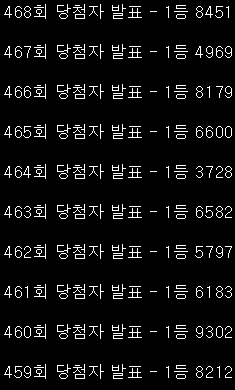
#> input picture Cropped_data/out3.png, 235 x 390 px
$ python data_extract.py
#> lines starting #> are read from the running program, lines starting #| are printed output that depends on the picture; after the words box and inside, x2 and y2 are one past the last pixel; in counts of white or black regions, pixels touching at a corner belong together
import sys

import numpy as np
import cv2

im = cv2.imread('Cropped_data/' + 'out' + str(3) + '.png')
#> im is the input picture: shape (390, 235, 3); 6.4% white in thin lines or dots
#im = cv2.imread('out' + str(3) + '.png')
im3 = im.copy()

gray = cv2.cvtColor(im,cv2.COLOR_BGR2GRAY)
#> gray: shape (390, 235); 6.4% white in thin lines or dots
#blur = cv2.GaussianBlur(gray,(5,5),0)
#thresh, _ = cv2.threshold(im,255,0,cv2.THRESH_BINARY)
thresh = cv2.resize(gray, None, fx=2, fy=2, interpolation=cv2.INTER_AREA)
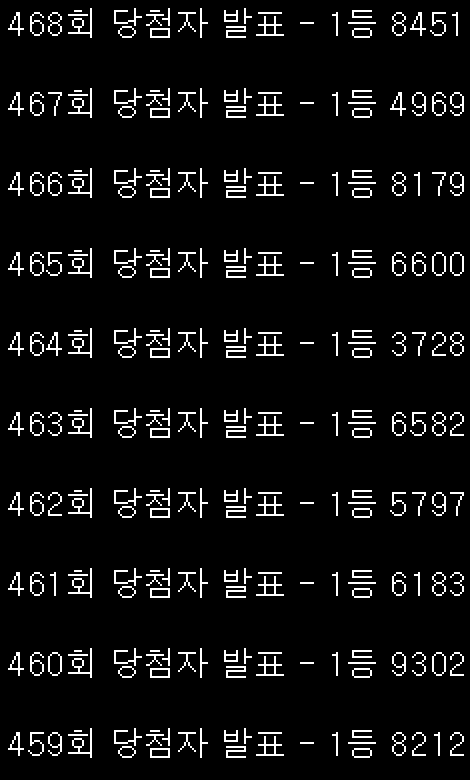
#> thresh: shape (780, 470); 6.4% white in thin lines or dots
im_resize = cv2.resize(im, None, fx=2, fy=2, interpolation=cv2.INTER_AREA)
#> im_resize: shape (780, 470, 3); 6.4% white in thin lines or dots

contours, hierarchy = cv2.findContours(thresh, cv2.RETR_LIST, cv2.CHAIN_APPROX_SIMPLE)
#> contours = 392 contours, 40 with area under 20; largest, box (x1, y1, x2, y2) and area: (432, 652, 446, 676) 255, (48, 652, 62, 676) 255, (450, 252, 464, 276) 255, (432, 252, 446, 276) 255, (392, 732, 406, 756) 219

samples = np.empty((0, 100))
responses = []
keys = [i for i in range(1114032, 1114042)]

for cnt in contours:
    if cv2.contourArea(cnt)>2:
        [x,y,w,h] = cv2.boundingRect(cnt)
        # h>12, h<25, w<80
        print(w, h)
        if h == 24 and w > 5:
            cv2.rectangle(im_resize,(x,y),(x+w,y+h),(0,0,255),1)
            roi = thresh[y:y+h,x:x+w]
            roismall = cv2.resize(roi, (10, 10))
            cv2.imshow('norm',im_resize)
            key = cv2.waitKey(0)

            if key == 1048603:  # (escape to quit)
                sys.exit()
            elif key in keys:
                print(int(chr(key - 1113984)))
                responses.append(int(chr(key - 1113984)))
                sample = roismall.reshape((1,100))
                samples = np.append(samples,sample,0)
#> this loop made 392 passes; (key Esc is pressed on pass 20)
#> (cnt, x, y, w, h) on passes 4, 10, 11, 18, 25, 32, 33, 42, 47, 48: ([[150, 748], [150, 757], [169, 757], [169, 748]], 150, 748, 20, 10), ([[348, 742], [348, 743], [375, 743], [375, 742]], 348, 742, 28, 2), ([[300, 742], [300, 743], [313, 743], [313, 742]], 300, 742, 14, 2), ([[68, 734], [68, 735], [87, 735], [87, 734]], 68, 734, 20, 2), ([[258, 732], [258, 733], [281, 733], [281, 732]], 258, 732, 24, 2), ([[150, 730], [150, 731], [159, 731], [159, 730]], 150, 730, 10, 2), ([[74, 730], [74, 731], [81, 731], [81, 730]], 74, 730, 8, 2), ([[150, 668], [150, 677], [169, 677], [169, 668]], 150, 668, 20, 10), ([[348, 662], [348, 663], [375, 663], [375, 662]], 348, 662, 28, 2), ([[300, 662], [300, 663], [313, 663], [313, 662]], 300, 662, 14, 2)
#> (x, y, w, h) on passes 1, 2, 3, 5, 6, 7: (353, 749, 18, 8), (151, 749, 18, 8), (352, 748, 20, 10), (119, 747, 16, 10), (265, 745, 10, 10), (226, 746, 20, 12)
#| 18 8
#| 18 8
#| 20 10
#| 20 10
#| 16 10
#| 10 10
#| 20 12
#| 18 12
#> (further printed lines are left out)
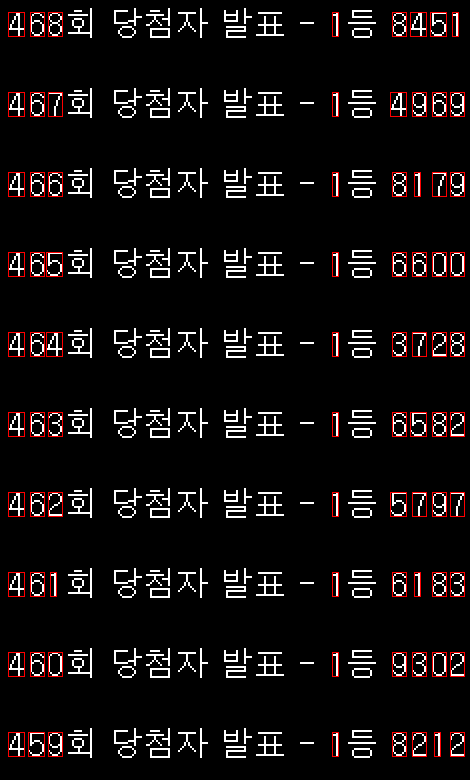
#> im_resize: shape (780, 470, 3); mean B, G, R 15.6, 15.6, 19.7
#> after the loop, responses = []

responses = np.array(responses,np.float32)
#> responses = empty array
responses = responses.reshape((responses.size, 1))
print("training complete")

np.savetxt('generalsamples.data', samples)
np.savetxt('generalresponses.data', responses)

$ run again, with Cropped_data/out1.png copied over Cropped_data/out3.png
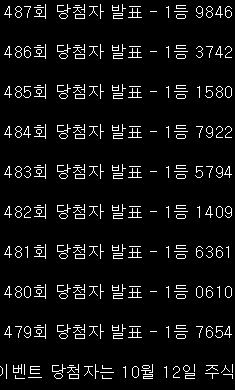
#> input picture Cropped_data/out1.png, 235 x 390 px
#> im is the input picture: shape (390, 235, 3); 6.4% white in thin lines or dots
#> gray: shape (390, 235); 6.4% white in thin lines or dots
#> `thresh = cv2.resize(gray, None, fx=2, fy=2, interpolation=cv2.INTER_AR..`:
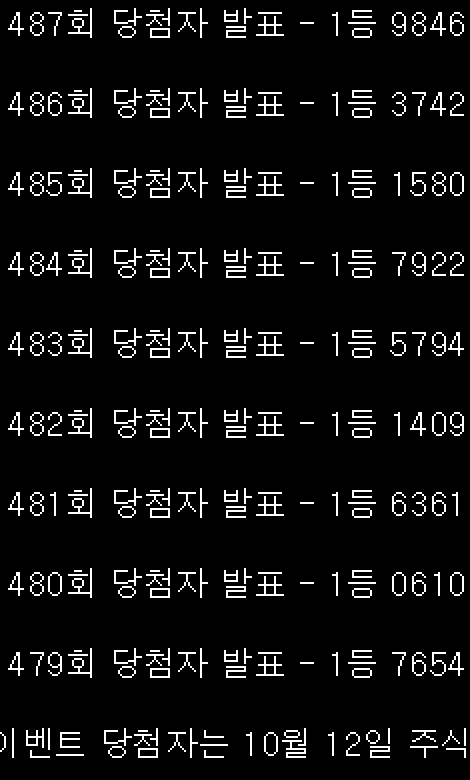
#> thresh: shape (780, 470); 6.4% white in thin lines or dots
#> contours = 396 contours, 41 with area under 20; largest, box (x1, y1, x2, y2) and area: (264, 732, 278, 756) 255, (450, 572, 464, 596) 255, (392, 572, 406, 596) 255, (48, 572, 62, 596) 255, (432, 412, 446, 436) 255
#> the loop `for cnt in contours:` made 396 passes; (key Esc is pressed on pass 17)
#> (cnt, x, y, w, h) on passes 1, 6, 11, 30, 31, 32: ([[56, 754], [56, 755], [83, 755], [83, 754]], 56, 754, 28, 2), ([[138, 748], [138, 757], [157, 757], [157, 748]], 138, 748, 20, 10), ([[200, 744], [200, 745], [227, 745], [227, 744]], 200, 744, 28, 2), ([[138, 730], [138, 731], [147, 731], [147, 730]], 138, 730, 10, 2), ([[464, 728], [464, 745], [465, 745], [465, 728]], 464, 728, 2, 18), ([[388, 728], [388, 743], [389, 743], [389, 728]], 388, 728, 2, 16)
#> (printed output is left out)
#> after the loop `for cnt in contours:`:
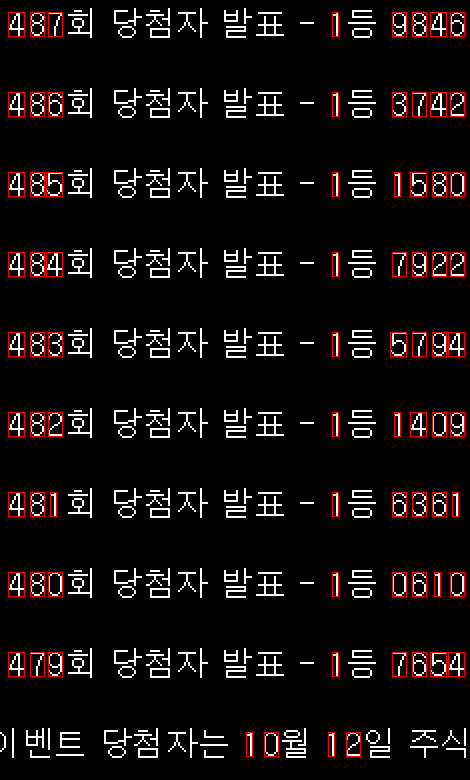
#> im_resize: shape (780, 470, 3); mean B, G, R 15.7, 15.7, 19.6
#> after the loop `for cnt in contours:`: responses = []
#> `responses = np.array(responses,np.float32)`: responses = empty array

$ run again, with Cropped_data/out10.png copied over Cropped_data/out3.png
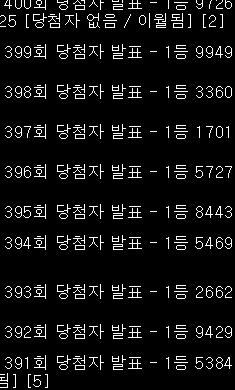
#> input picture Cropped_data/out10.png, 235 x 390 px
#> im is the input picture: shape (390, 235, 3); 7% white in thin lines or dots
#> gray: shape (390, 235); 7% white in thin lines or dots
#> `thresh = cv2.resize(gray, None, fx=2, fy=2, interpolation=cv2.INTER_AR..`:
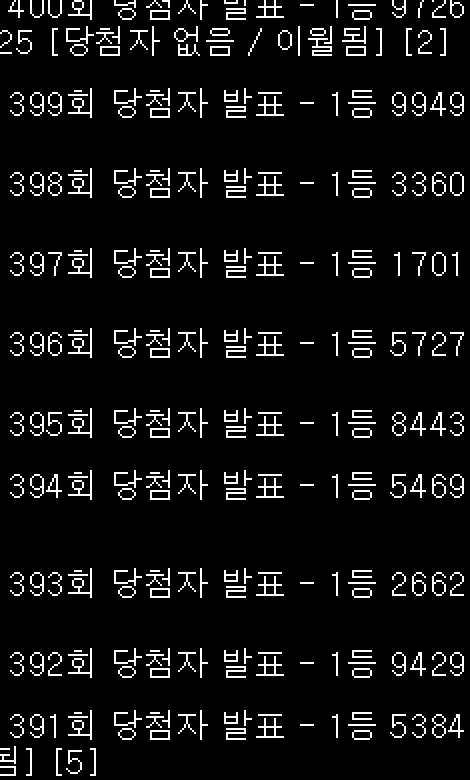
#> thresh: shape (780, 470); 7% white in thin lines or dots
#> contours = 417 contours, 49 with area under 20; largest, box (x1, y1, x2, y2) and area: (432, 252, 446, 276) 255, (450, 172, 464, 196) 255, (432, 714, 446, 738) 219, (392, 412, 406, 436) 219, (48, 172, 62, 196) 219
#> the loop `for cnt in contours:` made 417 passes; (key Esc is pressed on pass 2)
#> (cnt, x, y, w, h) on passes 6, 11, 17, 18, 25, 32: ([[0, 748], [0, 749], [9, 749], [9, 748]], 0, 748, 10, 2), ([[150, 730], [150, 739], [169, 739], [169, 730]], 150, 730, 20, 10), ([[348, 724], [348, 725], [375, 725], [375, 724]], 348, 724, 28, 2), ([[300, 724], [300, 725], [313, 725], [313, 724]], 300, 724, 14, 2), ([[68, 716], [68, 717], [87, 717], [87, 716]], 68, 716, 20, 2), ([[258, 714], [258, 715], [281, 715], [281, 714]], 258, 714, 24, 2)
#> (printed output is left out)
#> after the loop `for cnt in contours:`:
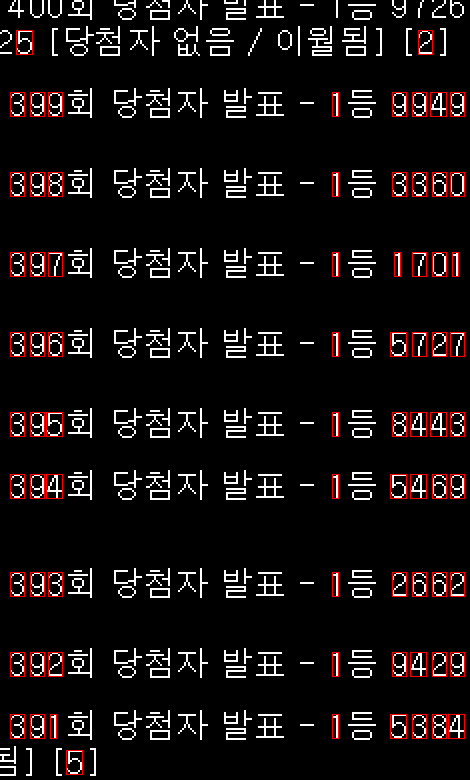
#> im_resize: shape (780, 470, 3); mean B, G, R 17.1, 17.1, 21
#> after the loop `for cnt in contours:`: responses = []
#> `responses = np.array(responses,np.float32)`: responses = empty array
